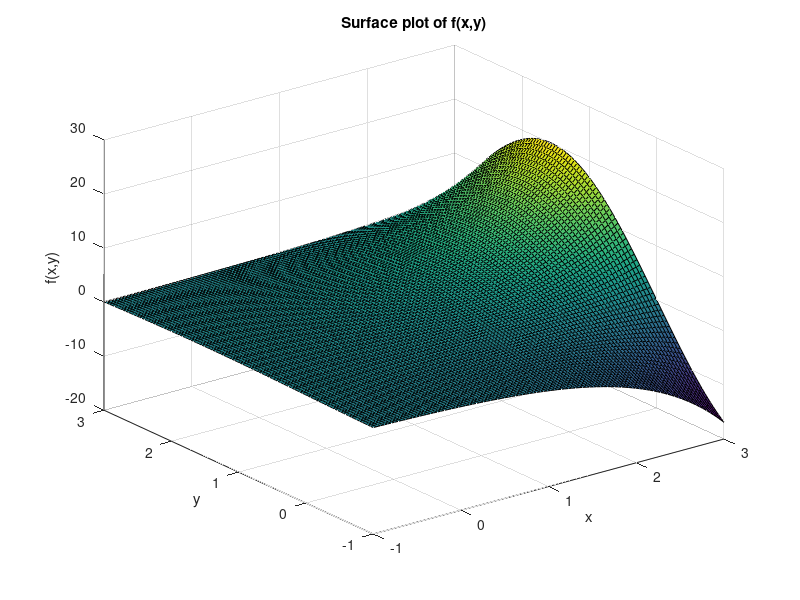
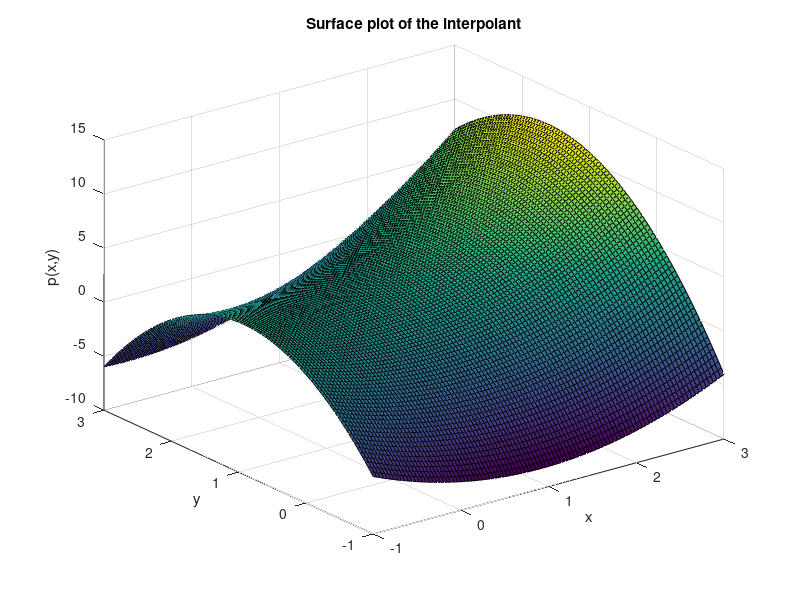

Write MATLAB code to recreate these figures, in order.
%% HW 8 Problem 2
clear variables; close all
%Part ii
f = @(x,y)exp(x).*sin(y);%% The function

xi = [0,0,1,1,2,2].';
yi = [0,2,0,2,1,3].';
fi = f(xi,yi);
A = ones(6,6) ;%Design matrix for Ac=f
A(:,2) = xi;
A(:,3) = yi;
A(:,4)=xi.*yi;
A(:,5) = xi.^2;
A(:,6) = yi.^2;
Ainv = inv(A);
c = Ainv*fi;% Solution
%% Part iii
%Surface plot
x = linspace(-1,3,100);
y = x;
[X,Y] = meshgrid(x,y);
F = f(X,Y);%Actual function
% Interpolant
Finterp = c(1)+c(2)*X+c(3)*Y+c(4)*X.*Y +c(5)*X.^2+c(6)*Y.^2;
% plotting
figure;
surf( X,Y,F )%Actual function
xlabel('x');ylabel('y');
zlabel('f(x,y)')
title('Surface plot of f(x,y)')
%Interpolant
figure;
surf( X,Y,Finterp )%Actual function
xlabel('x');ylabel('y');
zlabel('p(x,y)')
title('Surface plot of the interpolant')